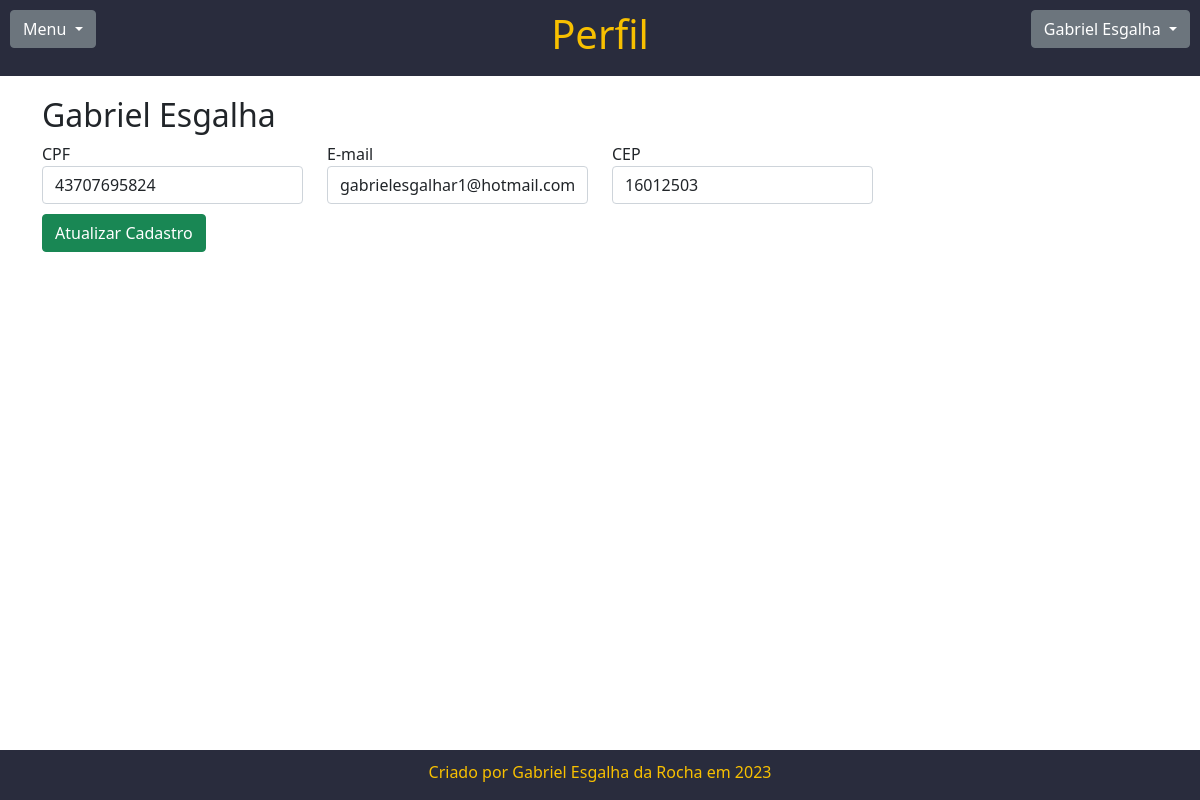
Before: /perfil/ (signed in) with the older database file.
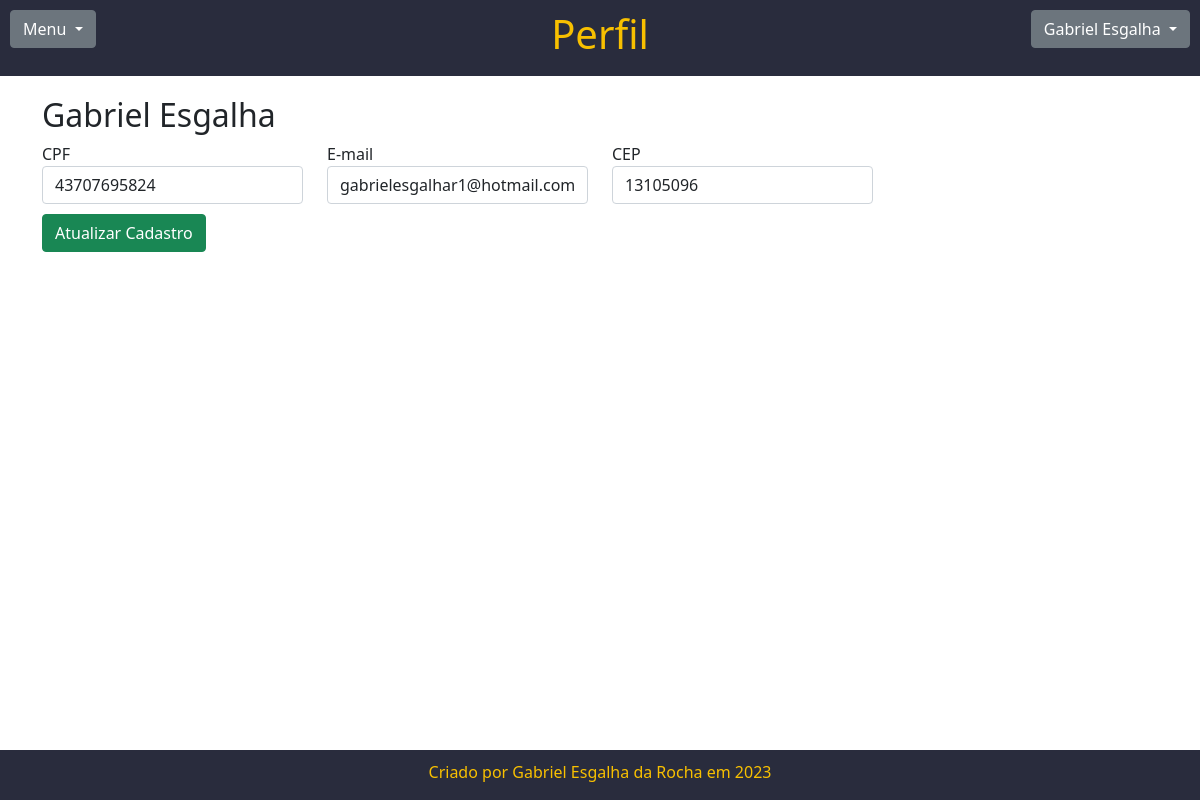
After: the same page with the newer database file.
### acesso/models.py (models this page shows, shortened)
class Usuario(AbstractBaseUser):
    username = models.CharField(max_length=30, unique=True, verbose_name="Usuário")
    email = models.EmailField(max_length=255, unique=True, verbose_name="E-mail")
    first_name = models.CharField(max_length=50, blank=True, null=True, verbose_name="Nome")
    last_name = models.CharField(max_length=50, blank=True, null=True, verbose_name="Sobrenome")
    cpf = models.CharField(max_length=11, unique=True, verbose_name="CPF", validators=[validate_cpf])
    phone = models.CharField(max_length=11, blank=True, null=True, verbose_name="Telefone")
    cep = models.CharField(max_length=15, blank=False, null=False, verbose_name="CEP")
    is_active = models.BooleanField(default=True, verbose_name="Ativo")
    is_admin = models.BooleanField(default=False, verbose_name="Admin")
    objects = UsuarioManager()
    USERNAME_FIELD = 'username'
    REQUIRED_FIELDS = ['email','cpf', 'phone','cep']
    def is_superuser(self):
        return self.is_admin

### page/views.py (the view, shortened to what this page needs)
# urls.py: path('perfil/', views.perfil, name="perfil"),
@login_required
def perfil(request):
    usuario_logado = request.user
    msg_success = ""
    context={
        'usuario_logado':usuario_logado,
        'msg_success': msg_success,
    }
    return render(request, 'perfil.html', context)

### page/templates/perfil.html (shortened to what this page needs)
{% extends 'base.html' %}
{% block TituloPagina %}<h1>Perfil</h1>{% endblock TituloPagina %}
{% block content %}
    <div class="row">
        <div class="col-lg-12 col-md-12 col-sm-12">
            <form action="" method="post">
                <h2>{{usuario_logado.first_name}} {{usuario_logado.last_name}}</h2>
                <div class="row">
                    <div class="col-lg-3 col-md-6 col-sm-12">
                        <label class="label" for="cpf">
                            CPF
                        </label>
                        <input type="text" class="form-control" name="cpf" value="{{ usuario_logado.cpf }}">
                    </div>
                    <div class="col-lg-3 col-md-6 col-sm-12">
                        <label class="label" for="email">E-mail</label>
                        <input type="text" class="form-control" name="email" value="{{ usuario_logado.email }}">
                    </div>
                    <div class="col-lg-3 col-md-6 col-sm-12">
                        <div class="form-group">
                          <label for="cep">CEP</label>
                          <input type="text" class="form-control" name="cep" id="cep" value="{{ usuario_logado.cep }}">
                        </div>
                    </div>
                </div>
                <button type="submit" class="btn btn-success">Atualizar Cadastro</button>
            </form>
        </div>
    </div>
{% endblock content %}

### page/templates/base.html (shortened to what this page needs)
{% load bootstrap5 %}
{% load static %}
<!DOCTYPE html>
<html lang="pt-br">
<head>
    <link rel="stylesheet" href="{% static 'css/base.css' %}?{% now 'YmdHis' %}">
    <link href="https://cdn.jsdelivr.net/npm/bootstrap@5.0.2/dist/css/bootstrap.min.css" rel="stylesheet" >
</head>
<body>
  <div class="wrapper">
    <div id="cabecalho">
        <div class="row" style="padding-bottom: 0px;">
          <div class="col-lg-2 col-md-3 col-sm-4">
            <div class="dropdown" style="text-align: left;">
              <button class="btn btn-secondary dropdown-toggle" type="button" data-bs-toggle="dropdown" aria-expanded="false">
                Menu
              </button>
            </div>
          </div>
          <div class="col-lg-8 col-md-6 col-sm-4">
            {% block TituloPagina %}{% endblock TituloPagina %}
          </div>
          {% if user.is_authenticated %}
          <div class="col-lg-2 col-md-3 col-sm-4">
            <div class="dropdown" style="text-align: right;">
              <button class="btn btn-secondary dropdown-toggle" type="button" data-bs-toggle="dropdown" aria-expanded="false">
                <span>{{ user.first_name }} {{ user.last_name }}</span>
              </button>
            </div>
          </div>
          {% endif %}
        </div>
    </div>
  <div id="conteudo" class="container">
    {% block content %}{% endblock content %}
  </div>
  <div id="rodape">
    <p>Criado por Gabriel Esgalha da Rocha em 2023</p>
  </div>
</div>
</body>
</html>

Changed rows visible on the page:
changed Usuario "Gabriel": cep "16012503" → "13105096"
